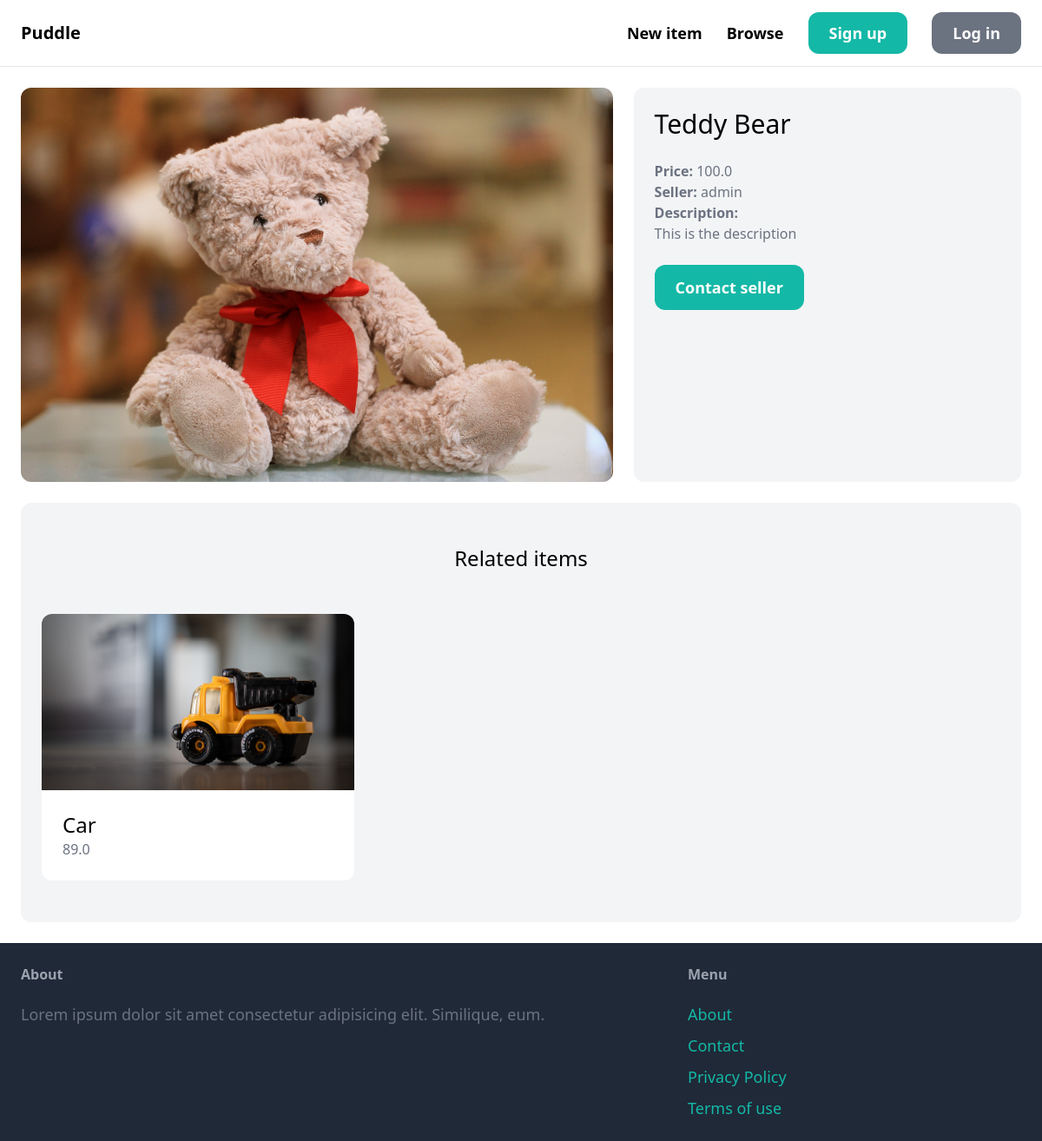
/items/1/, run on an earlier commit of the app's database.
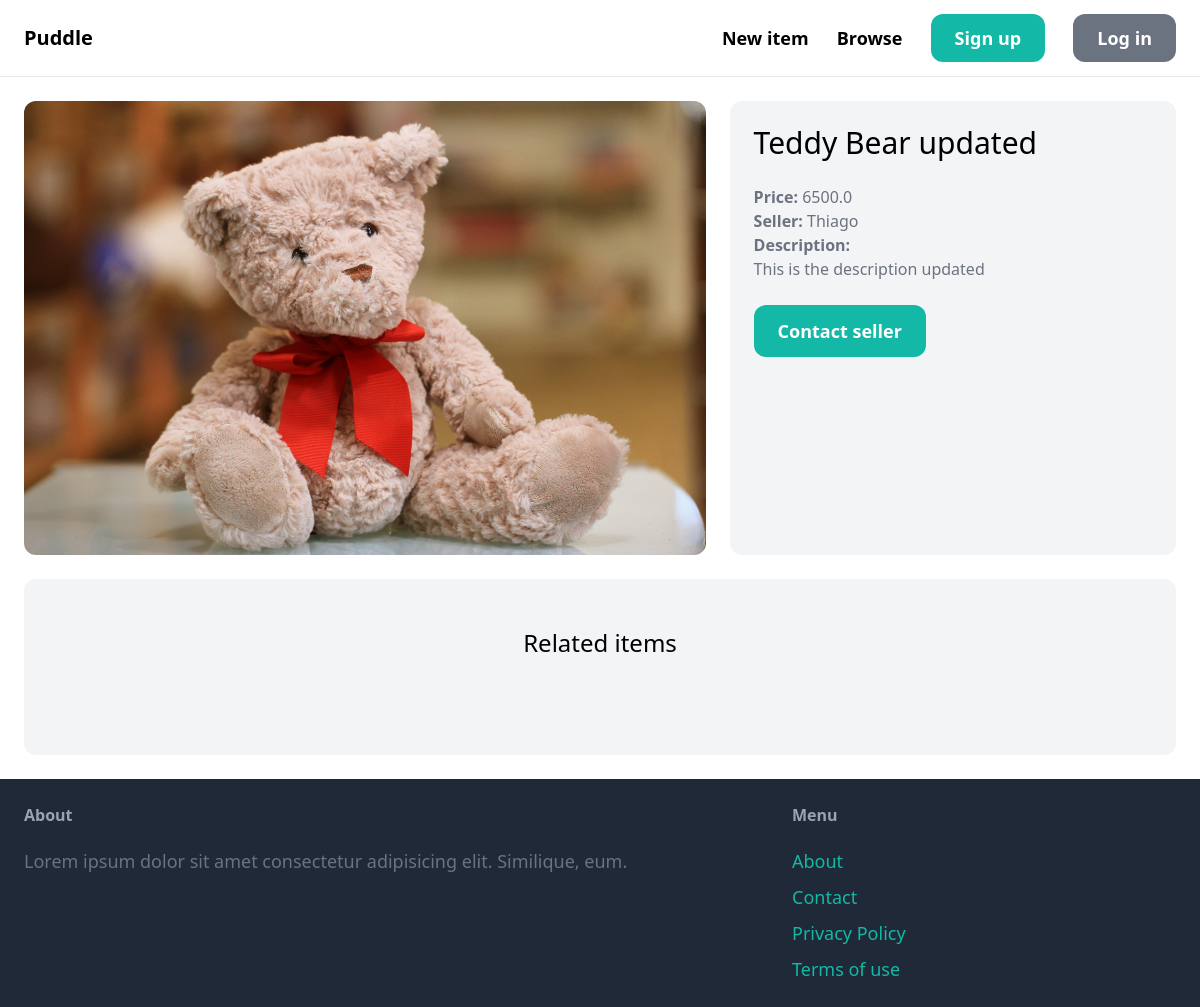
And on a later commit of the database.
### item/models.py (models this page shows, shortened)
class Item(models.Model):
    category = models.ForeignKey(
        Category, related_name='items', on_delete=models.CASCADE)
    name = models.CharField(max_length=255)
    description = models.TextField(blank=True, null=True)
    price = models.FloatField()
    image = models.ImageField(upload_to='item_images', blank=True, null=True)
    is_sold = models.BooleanField(default=False)
    created_by = models.ForeignKey(
        User, related_name='items', on_delete=models.CASCADE)
    created_at = models.DateTimeField(auto_now_add=True)

### item/views.py (the view)
# urls.py: path('<int:pk>/', views.detail, name='detail'),
def detail(request, pk):
    item = get_object_or_404(Item, pk=pk)
    related_items = Item.objects.filter(
        category=item.category, is_sold=False).exclude(pk=pk)[0:3]
    return render(request, 'item/detail.html', {
        'item': item,
        'related_items': related_items
    })

### item/templates/item/detail.html (shortened to what this page needs)
{% extends "core/base.html" %}
{% block content %}
    <div class="grid grid-cols-5 gap-6">
        <div class="col-span-3">
            <img src="{{ item.image.url }}" class="rounded-xl">
        </div>
        <div class="col-span-2 p-6 bg-gray-100 rounded-xl">
            <h1 class="mb-6 text-3xl"> {{ item.name }} </h1>
            <p class="text-gray-500"><strong>Price:</strong> {{item.price}} </p>
            <p class="text-gray-500"><strong>Seller:</strong> {{item.created_by.username }} </p>
            {% if item.description %}
                <p class="text-gray-500">
                    <strong class="text-gray-500">Description:</strong><br>
                    {{ item.description }}
                </p>
            {% endif %}
            {% if request.user == item.created_by %}
                <div class="mt-6 p-6 bg-white rounded-xl">
                    <p>This is your item!</p>
                    <a href="{% url 'item:edit' item.id %}" class="inline-block mt-6 px-6 py-3 text-lg font-semibold bg-teal-500 text-white rounded-xl">Edit</a>
                    <a href="{% url 'item:delete' item.id %}" class="inline-block mt-6 px-6 py-3 text-lg font-semibold bg-red-500 text-white rounded-xl">Delete</a>
                </div>
            {% else %}
                <a href="{% url 'conversation:new' item.id %}" class="inline-block mt-6 px-6 py-3 text-lg font-semibold bg-teal-500 text-white rounded-xl hover:bg-teal-700">Contact seller</a>
            {% endif %}
        </div>
    </div>
    <div class="mt-6 px-6 py-12 bg-gray-100 rounded-xl">
        <h2 class="mb-12 text-2xl text-center">Related items</h2>
        <div class="grid grid-cols-3 gap-3">
            {% for item in related_items %}
                <div>
                    <a href="{% url 'item:detail' item.id %}">
                        <div>
                            <img src="{{ item.image.url }}" class="rounded-t-xl" alt="">
                        </div>
                        <div class="p-6 bg-white rounded-b-xl">
                            <h2 class="text-2xl"> {{ item.name }} </h2>
                            <p class="text-gray-500"> {{ item.price }} </p>
                        </div>
                    </a>
                </div>
            {% endfor %}
        </div>
    </div>
{% endblock content %}

What changed in the data, as far as the page shows it:
removed Item: image (picture), name "Car", price "89.0"
changed Item: name "Teddy Bear" → "Teddy Bear updated"; price "100.0" → "6500.0"; created_by.username "admin" → "Thiago"; description "This is the description" → "This is the description updated"
